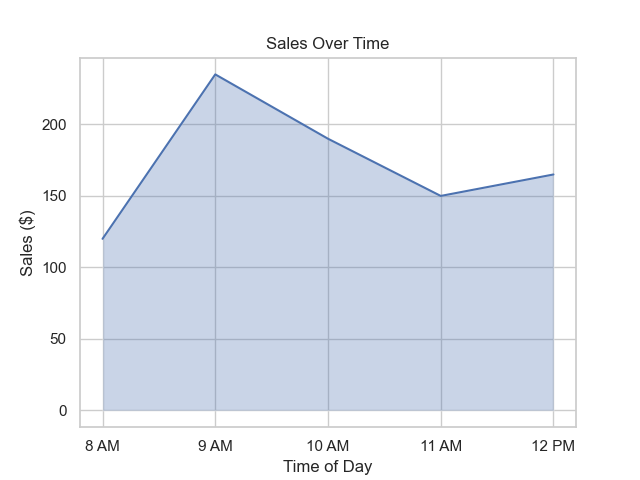

This chart was generated by the following Python code:

import seaborn as sns
import matplotlib.pyplot as plt
import pandas as pd

# Given chart data
chart_data = [
    {'Time': '8 AM', ' Sales ($)': 120},
    {'Time': '9 AM', ' Sales ($)': 235},
    {'Time': '10 AM', ' Sales ($)': 190},
    {'Time': '11 AM', ' Sales ($)': 150},
    {'Time': '12 PM', ' Sales ($)': 165}
]

# Convert to pandas DataFrame
df = pd.DataFrame(chart_data)

# Rename columns to remove leading spaces and standardize
df.columns = ['Time', 'Sales']

# Convert 'Time' to a categorical type so that it maintains order in the plot
df['Time'] = pd.Categorical(df['Time'], categories=[
    '8 AM', '9 AM', '10 AM', '11 AM', '12 PM'], ordered=True)

# Plot the area chart using seaborn lineplot and matplotlib fill_between
sns.set_theme(style="whitegrid")

# Create the lineplot
ax = sns.lineplot(x='Time', y='Sales', data=df, sort=False)

# Fill the area under the lineplot
plt.fill_between(x=df['Time'], y1=df['Sales'], alpha=0.3)

# Customize the chart
plt.title('Sales Over Time')
plt.xlabel('Time of Day')
plt.ylabel('Sales ($)')

# Show the plot
plt.show()
